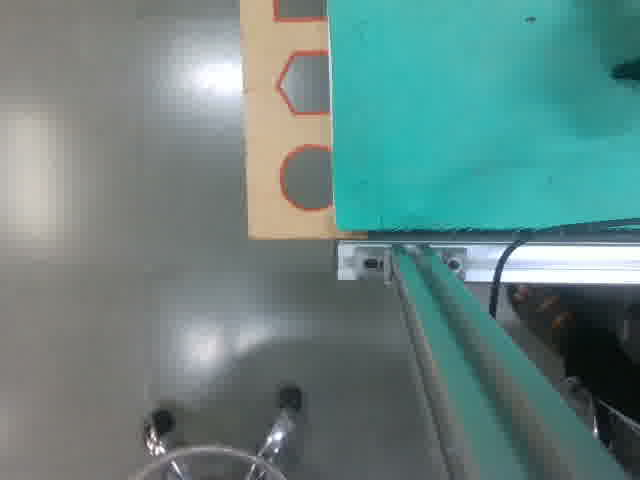
#> input picture T1 2/hw_test_output/_capture.jpg, 640 x 480 px
$ python -i hw_run.py   (imports and definitions only)   (older library calls are emulated)
#> lines starting #> are read from the running program, lines starting #| are printed output that depends on the picture; after the words box and inside, x2 and y2 are one past the last pixel; in counts of white or black regions, pixels touching at a corner belong together
### T1 2/src/control/gripper_guard.py
#!/usr/bin/env python3
"""
Gripper Guard & Slip/Drop Detection Engine for OpenMANIPULATOR-X.
Addresses Edge Cases:
  • EC-05: Object Slip / Drop during Transfer (User Case 1)
  • EC-08: Empty / False Grasp (Air Grasp)
  • EC-09: Socket Jamming / Edge Resistance during Insertion

Monitors proprioceptive motor feedback (position, current/load) in real-time.
"""

import os
import sys
import time
import math
from enum import Enum
from typing import Optional, Tuple, List, Callable, Dict

CUR_DIR = os.path.dirname(os.path.abspath(__file__))
T1_DIR = os.path.dirname(os.path.dirname(CUR_DIR))
SRC_DIR = os.path.dirname(CUR_DIR)
for p in [T1_DIR, SRC_DIR, CUR_DIR]:
    if p not in sys.path:
        sys.path.insert(0, p)

# DYNAMIXEL XM430-W350 Control Table & Gripper Characteristics
GRIPPER_ID = 15
ADDR_PRESENT_CURRENT = 126  # 2 bytes, signed, unit: ~2.69 mA
ADDR_PRESENT_POSITION = 132 # 4 bytes
ADDR_PRESENT_LOAD = 126     # Alias for current effort

# Encoder Count Thresholds for Gripper ID 15
OPEN_COUNT_NOMINAL   = 1700 # Fully open (~60 mm finger gap)
GRASP_MIN_COUNT      = 1920 # Minimum count where a peg can be engaged
GRASP_MAX_COUNT      = 2240 # Maximum count when holding a 40-50 mm peg
EMPTY_CLOSED_LIMIT   = 2310 # Counts above this indicate fingers closed on empty air

# Electrical Load Thresholds
CURRENT_UNIT_MA      = 2.69 # 1 raw unit = 2.69 mA on XM430-W350
MIN_HOLDING_CURRENT_MA = 25.0 # Minimum current drawn when holding a peg securely
MAX_IDLE_CURRENT_MA    = 15.0 # Current drawn when motor is unloaded / stationary in air

class GraspState(Enum):
    OPEN            = "open"             # Fingers open, no object engaged
    SECURE_HOLD     = "secure_hold"      # Peg firmly grasped between fingers
    EMPTY_AIR       = "empty_air"        # Grasp closed on thin air (missed peg)
    SLIPPED_DROPPED = "slipped_dropped"  # Peg was held, but slipped/dropped in transit

class PegDroppedException(Exception):
    """Raised immediately when an in-transit peg slip or drop is detected."""
    # [4 lines left out: function __init__, not called in this run]

class GripperGuard:
    # [126 lines left out: functions __init__, read_gripper_feedback, evaluate_grasp, monitor_transit_trajectory, generate_spiral_search_offsets, not called in this run]

### dump/T1/src/planning/workspace_analyzer.py
#!/usr/bin/env python3
"""
Workspace Analyzer & Reachability Recovery Engine for OpenMANIPULATOR-X.
Addresses Edge Case EC-06: Object Out of Reachable Workspace.

Provides:
  1. Instant reachability classification (Vertical, Angled, Sweep, Out-of-Bounds).
  2. Angled grasp trajectory solver (extends reach up to 290 mm).
  3. Inward rake/sweep trajectory generator (brings pegs from 290-340 mm into prime workspace).
  4. Precise reach deficit calculations for operator feedback.
"""

import math
import numpy as np
from enum import Enum
from typing import Tuple, Optional, List, Dict

import os
import sys

# Ensure T1 and T1/src are accessible on sys.path
CUR_DIR = os.path.dirname(os.path.abspath(__file__))
T1_DIR = os.path.dirname(os.path.dirname(CUR_DIR))
SRC_DIR = os.path.dirname(CUR_DIR)
for p in [T1_DIR, SRC_DIR, CUR_DIR]:
    if p not in sys.path:
        sys.path.insert(0, p)
#> further down, picture is the input picture: shape (480, 640, 3); mean B, G, R 130.3, 133, 103.4

try:
    from src.planning.kinematics import OpenManipulatorKinematics
except ImportError:
    try:
        from kinematics import OpenManipulatorKinematics
    except ImportError:
        from T1.src.planning.kinematics import OpenManipulatorKinematics

class ReachabilityStatus(Enum):
    REACHABLE_VERTICAL = "reachable_vertical"   # Prime workspace: strict vertical top-grasp (-90 deg)
    REACHABLE_ANGLED   = "reachable_angled"     # Extended workspace: angled pitch grasp (-85 to -45 deg)
    REACHABLE_SWEEP    = "reachable_sweep"      # Sweepable zone: rake/drag inward to prime workspace
    OUT_OF_BOUNDS      = "out_of_bounds"        # Beyond physical hardware arm limits

class WorkspaceAnalyzer:
    # Kinematic Radii (in mm from center of base joint 11)
    RADIUS_MIN = 95.0            # Inner collision boundary with robot body
    RADIUS_PRIME_MAX = 215.0     # Maximum radius for strictly vertical top-down grasp (-90 deg)
    RADIUS_ANGLED_MAX = 290.0    # Maximum radius for angled diagonal grasp
    RADIUS_SWEEP_MAX = 340.0     # Maximum radius where closed gripper can reach behind to sweep
    RADIUS_HARD_LIMIT = 380.0    # Theoretical full geometric arm extension (L1 + L2 + L3 + L4)

    # Safe Height Envelopes (in mm from mounting table surface)
    TABLE_Z_CLEARANCE = 15.0     # Minimum Z to avoid scraping table
    TRANSIT_Z_DEFAULT = 85.0     # Safe travel height
    PEG_TOP_Z_NOMINAL = 60.0     # Nominal top surface of 10 cm peg

    def __init__(self, kinematics: Optional[OpenManipulatorKinematics] = None):
        self.kin = kinematics or OpenManipulatorKinematics()

    def get_radius(self, x: float, y: float) -> float:
        """Returns horizontal cylindrical radius r = sqrt(x^2 + y^2)."""
        return float(np.sqrt(x**2 + y**2))

    # [104 lines left out: functions classify_target, solve_optimal_angled_grasp, generate_inward_sweep_trajectory, not called in this run]

### T1 2/src/vision/shape_detection.py
import cv2
import numpy as np
from dataclasses import dataclass
from typing import List, Tuple, Optional, Dict
from src.vision.synthetic_scene import CameraIntrinsics

@dataclass
class DetectedObject:
    shape: str              # "square", "triangle", "circle", "hexagon", or "unknown"
    color: str              # color name
    centroid_2d: Tuple[float, float] # (u, v) in pixels
    centroid_3d: Tuple[float, float, float] # (X, Y, Z) in mm (camera frame)
    yaw_deg: float          # Raw detected orientation in degrees [0, 360)
    contour: np.ndarray     # Contour points
    confidence: float       # Classification confidence [0.0 - 1.0]
    symmetry_order: int     # 1 for asymmetric, 3 for triangle, 4 for square, 6 for hex, 0 for circle

class ShapeDetector:
    """
    Classifies geometric shapes (Square, Triangle, Circle, Hexagon),
    estimates 3D centroids with depth-noise rejection, and computes
    orientation with rotational symmetry awareness.
    """
    def __init__(self, intrinsics: Optional[CameraIntrinsics] = None,
                 min_area: float = 400.0, max_area: float = 60000.0):
        self.intrinsics = intrinsics or CameraIntrinsics()
        self.min_area = min_area
        self.max_area = max_area

        # Symmetry orders for normalization
        self.symmetry_orders = {
            "circle": 0,    # Continuous rotational symmetry
            "square": 4,    # 90-degree symmetry
            "hexagon": 6,   # 60-degree symmetry
            "triangle": 3,  # 120-degree symmetry
            "unknown": 1
        }

    # [233 lines left out: functions _get_robust_depth_at_centroid, _estimate_orientation, classify_contour, detect_objects_in_mask, detect_sockets, calculate_minimal_rotation, not called in this run]

### T1/src/vision/synthetic_scene.py
import cv2
import numpy as np
from dataclasses import dataclass
from typing import List, Dict, Tuple, Optional

@dataclass
class ObjectPose:
    shape: str         # "square", "triangle", "circle", "hexagon"
    color: str         # "red", "green", "blue", "yellow"
    centroid_2d: Tuple[float, float] # (u, v) in pixels
    centroid_3d: Tuple[float, float, float] # (X, Y, Z) in mm (camera frame)
    yaw_deg: float     # Orientation in degrees
    is_socket: bool    # True for board socket, False for peg

class CameraIntrinsics:
    def __init__(self, fx=615.0, fy=615.0, cx=320.0, cy=240.0, width=640, height=480):
        self.fx = fx
        self.fy = fy
        self.cx = cx
        self.cy = cy
        self.width = width
        self.height = height

    # [12 lines left out: functions deproject_pixel_to_point, project_point_to_pixel, not called in this run]

class SyntheticSceneGenerator:
    """
    Generates synthetic RGB and 16-bit Depth frames of pegs and a socket board
    with ground-truth poses for validation prior to physical hardware testing.
    """
    # [170 lines left out: functions __init__, _get_regular_polygon_pts, generate_scene, not called in this run]

# [10 lines that do not run on import are left out]

### T1 2/hw_run.py
#!/usr/bin/env python3
"""
Integrated hardware pipeline that uses ffmpeg for camera capture
(works around macOS camera permission issues with OpenCV).

Run from terminal:
    cd "T1 2" && python hw_run.py
"""

import os, sys, cv2, time, math, json, subprocess, tempfile
import numpy as np

SCRIPT_DIR = os.path.dirname(os.path.abspath(__file__))
sys.path.insert(0, SCRIPT_DIR)

from src.control.dynamixel_wrapper import OpenManipulatorController
from src.control.gripper_guard import GripperGuard, GraspState
from src.planning.kinematics import OpenManipulatorKinematics
from src.planning.workspace_analyzer import WorkspaceAnalyzer, ReachabilityStatus
from src.vision.color_segmentation import ColorSegmenter
from src.vision.shape_detection import ShapeDetector, DetectedObject

# ─── Constants ────────────────────────────────────────────────────────
HOME_POSE = [0, 2048, 2048, 2048, 3130]
SIDE_PARK = [-1024, 2400, 1500, 2500, 3130]  # Swing away from board, folded compact
GRIPPER_OPEN = 1700
GRIPPER_CLOSE = 2200

OUTPUT_DIR = os.path.join(SCRIPT_DIR, "hw_test_output")
# [1 line not run here, left out]

import yaml
# [2 lines not run here, left out]

# [1 line that did not run here, left out]
# [1 line that did not run here, left out]
# [1 line that did not run here, left out]
# [1 line that did not run here, left out]
# [1 line that did not run here, left out]
# [1 line that did not run here, left out]
# [1 line that did not run here, left out]
# [1 line that did not run here, left out]
# [1 line that did not run here, left out]
# [1 line that did not run here, left out]


# ─── Camera via ffmpeg ────────────────────────────────────────────────

# [15 lines left out: function capture_frame, not called in this run]


# ─── Pixel ↔ Robot ────────────────────────────────────────────────────

def pixel_to_robot(u, v):
    x = (BASE_U - u) * SCALE
    y = (BASE_V - v) * SCALE
    return x, y

# [35 lines left out: functions robot_to_pixel, detect_pegs, not called in this run]


def detect_board_sockets(frame):
    """Detect socket cutouts on the wooden board.

    Strategy: find the board via wood + orange border colors combined,
    then find holes within it. Also try direct teal-hole detection as fallback.
    """
    hsv = cv2.cvtColor(frame, cv2.COLOR_BGR2HSV)
#> hsv: shape (480, 640, 3); mean H, S, V 71.5, 63, 135.9
    kernel = cv2.getStructuringElement(cv2.MORPH_RECT, (5, 5))
    kernel_sm = cv2.getStructuringElement(cv2.MORPH_RECT, (3, 3))

    # Wood color (beige/tan board surface)
    wood_mask = cv2.inRange(hsv, np.array([5, 20, 70]), np.array([40, 220, 255]))
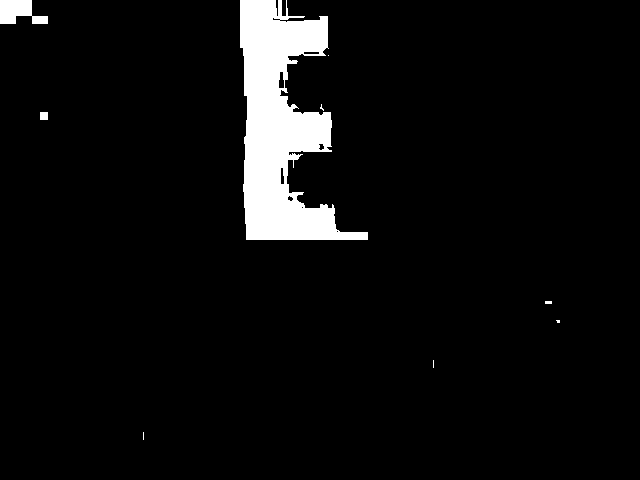
#> wood_mask: shape (480, 640); 5.4% white; 9 white regions (5 under 20 px), largest, box (x1, y1, x2, y2) and area: (240, 0, 368, 240) 15593, (0, 0, 48, 24) 768, (40, 112, 48, 120) 64, (545, 301, 552, 304) 21
    # Orange/red socket outlines on the board
    orange_mask = cv2.inRange(hsv, np.array([0, 80, 80]), np.array([15, 255, 255]))
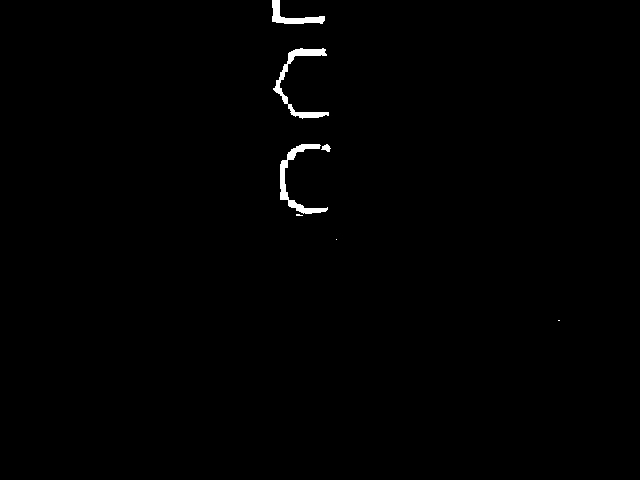
#> orange_mask: shape (480, 640); 0.64% white; 7 white regions (3 under 20 px), largest, box (x1, y1, x2, y2) and area: (273, 48, 329, 119) 739, (280, 144, 328, 214) 711, (272, 0, 325, 24) 449, (321, 144, 331, 152) 48
    orange_mask2 = cv2.inRange(hsv, np.array([165, 80, 80]), np.array([179, 255, 255]))
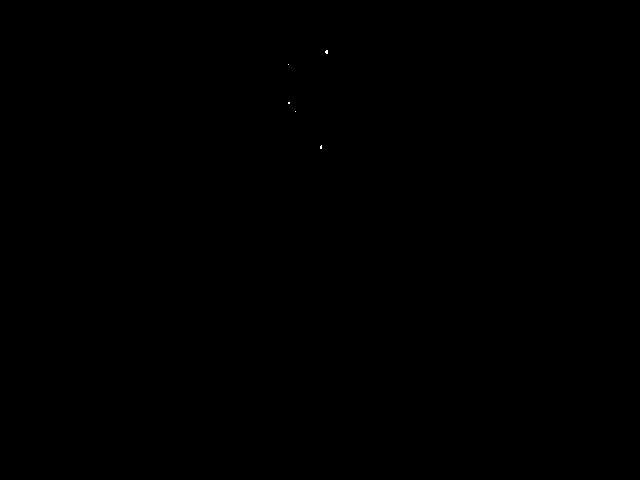
#> orange_mask2: shape (480, 640); 0.01% white in thin lines or dots, all inside (x1, y1, x2, y2) = (288, 50, 328, 149)
    # Combine: board = wood + orange borders
    board_mask = cv2.bitwise_or(wood_mask, orange_mask)
    board_mask = cv2.bitwise_or(board_mask, orange_mask2)
    board_mask = cv2.morphologyEx(board_mask, cv2.MORPH_CLOSE, kernel, iterations=4)
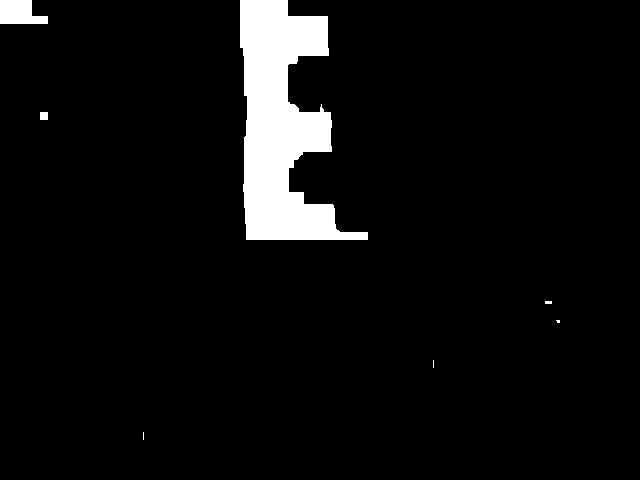
#> board_mask: shape (480, 640); 5.7% white; 7 white regions (3 under 20 px), largest, box (x1, y1, x2, y2) and area: (240, 0, 368, 240) 16471, (0, 0, 48, 24) 896, (40, 112, 48, 120) 64, (545, 301, 552, 304) 21
    board_mask = cv2.morphologyEx(board_mask, cv2.MORPH_OPEN, kernel, iterations=1)
#> board_mask: shape (480, 640); 5.7% white; 3 white regions

    cv2.imwrite(os.path.join(OUTPUT_DIR, "dbg_board_mask.jpg"), board_mask)

    # Find the board contour (largest combined region)
    contours, _ = cv2.findContours(board_mask, cv2.RETR_EXTERNAL, cv2.CHAIN_APPROX_SIMPLE)
#> contours = 3 contours; box (x1, y1, x2, y2) and area: (240, 0, 368, 240) 16016, (0, 0, 48, 24) 826, (40, 112, 48, 120) 49
    if not contours:
        print("    [board] No wood/orange regions found")
        return [], None

    # Filter to substantial regions only
    contours = [c for c in contours if cv2.contourArea(c) > 5000]
#> contours = 1 contour; box (x1, y1, x2, y2) and area: (240, 0, 368, 240) 16016
    if not contours:
        print("    [board] No large enough board region")
        return [], None

    board_cnt = max(contours, key=cv2.contourArea)
#> board_cnt = contour of 82 points, box (x1, y1, x2, y2) (240, 0, 368, 240), area 16016
    bx, by, bw, bh = cv2.boundingRect(board_cnt)
#> bx = 240; by = 0; bw = 128; bh = 240
    board_roi = (bx, by, bw, bh)
#> board_roi = (240, 0, 128, 240)
    board_area = cv2.contourArea(board_cnt)
#> board_area = 16016
    print(f"    [board] Found at ({bx},{by}) {bw}x{bh}, area={board_area}")
#|     [board] Found at (240,0) 128x240, area=16016.0

    if bw < 40 or bh < 40:
        return [], board_roi

    # Within board ROI, find holes (non-board areas = socket cutouts)
    board_region = board_mask[by:by+bh, bx:bx+bw]
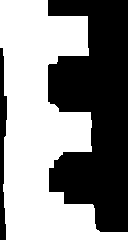
#> board_region: shape (240, 128); 53.6% white; 2 black regions, box (x1, y1, x2, y2) and area: (48, 0, 128, 232) 13364, (0, 48, 7, 240) 905
    holes = cv2.bitwise_not(board_region)

    # Remove border artifacts more aggressively
    border = max(10, bw // 20)
#> border = 10
    holes[:border, :] = 0
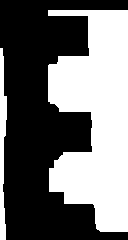
#> holes: shape (240, 128); 43.8% white; 2 white regions, box (x1, y1, x2, y2) and area: (48, 10, 128, 232) 12564, (0, 48, 7, 240) 905
    holes[-border:, :] = 0
    holes[:, :border] = 0
    holes[:, -border:] = 0
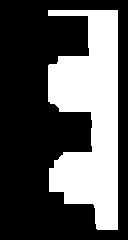
#> holes: shape (240, 128); 33.6% white; 1 white region, box (x1, y1, x2, y2) and area: (48, 10, 118, 230) 10307

    holes = cv2.morphologyEx(holes, cv2.MORPH_OPEN, kernel_sm, iterations=2)
    holes = cv2.morphologyEx(holes, cv2.MORPH_CLOSE, kernel, iterations=2)
#> holes: shape (240, 128); 33.6% white; 1 white region

    cv2.imwrite(os.path.join(OUTPUT_DIR, "dbg_holes_mask.jpg"), holes)

    cutout_contours, _ = cv2.findContours(holes, cv2.RETR_EXTERNAL, cv2.CHAIN_APPROX_SIMPLE)
#> cutout_contours = 1 contour; box (x1, y1, x2, y2) and area: (48, 10, 118, 230) 9970
    print(f"    [board] Found {len(cutout_contours)} raw cutout contours")
#|     [board] Found 1 raw cutout contours

    det = ShapeDetector(min_area=400, max_area=30000)
    sockets = []

    for cnt in cutout_contours:
        area = cv2.contourArea(cnt)
        if area < 400 or area > 30000:
            continue

        # Use enclosing circle ratio for shape classification
        (cx_e, cy_e), radius = cv2.minEnclosingCircle(cnt)
        circle_area = math.pi * radius * radius
        ratio = area / circle_area if circle_area > 0 else 0

        # Approximate polygon
        peri = cv2.arcLength(cnt, True)
        approx = cv2.approxPolyDP(cnt, 0.04 * peri, True)
        verts = len(approx)

        # Classify shape from ratio + vertices
        if ratio > 0.88:
            shape = "circle"
        elif verts == 3 or ratio < 0.55:
            shape = "triangle"
        elif verts == 4 or (0.55 <= ratio <= 0.78):
            shape = "square"
        elif verts == 6 or (0.78 < ratio <= 0.88):
            shape = "hexagon"
        else:
            shape = "circle" if ratio > 0.85 else "square"

        M = cv2.moments(cnt)
        if M["m00"] == 0:
            continue
        local_cx = M["m10"] / M["m00"]
        local_cy = M["m01"] / M["m00"]

        # Convert to global pixel coords
        gx = local_cx + bx
        gy = local_cy + by
        rx, ry = pixel_to_robot(gx, gy)

        yaw = 0.0
        try:
            yaw = det._estimate_orientation(cnt, shape, approx, local_cx, local_cy)
        except Exception:
            pass

        conf = min(1.0, ratio + 0.1) if shape == "circle" else 0.7
        print(f"    [socket] {shape:10s} area={area:.0f} ratio={ratio:.3f} verts={verts} px=({gx:.0f},{gy:.0f})")

        sockets.append({
            "shape": shape, "pixel": (gx, gy), "robot": (rx, ry),
            "yaw": yaw, "area": area, "confidence": conf,
            "contour": cnt + np.array([[bx, by]]),  # offset to global coords
        })
#> this loop made 1 pass
#> (area, cx_e, cy_e, radius, circle_area, ratio, peri, verts) on pass 1: (9970.5, 82.5, 119.5, 114.8, 41407.8, 0.241, 725.4, 7)
#> after the loop, sockets = []

    return sockets, board_roi


# ─── Arm Control ─────────────────────────────────────────────────────

# [307 lines left out: functions smooth_move, move_to_xyz, annotate, main, not called in this run]


# [2 lines not run here, left out]

>>> import cv2
>>> picture = cv2.imread('hw_test_output/_capture.jpg')
#> (the run stopped early here; a loop or call above may not have finished)

$ run again, on T1 2/hw_test_output/board_cutouts.jpg
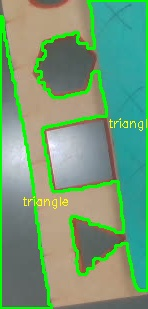
#> input picture T1 2/hw_test_output/board_cutouts.jpg, 148 x 309 px
#> picture is the input picture: shape (309, 148, 3); mean B, G, R 118.4, 156.3, 114.2
#> hsv: shape (309, 148, 3); mean H, S, V 58.7, 102.1, 165.8
#> in detect_board_sockets, `wood_mask = cv2.inRange(hsv, np.array([5, 20, 70]), np.array([40, 220,..`:
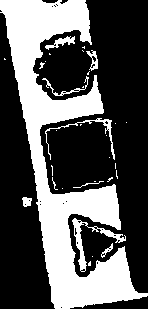
#> wood_mask: shape (309, 148); 34.9% white; 32 white regions (23 under 20 px), largest, box (x1, y1, x2, y2) and area: (0, 0, 148, 309) 14526, (72, 218, 126, 272) 492, (45, 118, 115, 160) 268
#> orange_mask: shape (309, 148); 4.3% white; 119 white regions (100 under 20 px), largest, box (x1, y1, x2, y2) and area: (96, 260, 126, 288) 404, (26, 0, 72, 17) 354, (53, 294, 89, 304) 151
#> orange_mask2: shape (309, 148); 0.07% white in thin lines or dots, all inside (x1, y1, x2, y2) = (53, 76, 116, 189)
#> in detect_board_sockets, `contours, _ = cv2.findContours(board_mask, cv2.RETR_EXTERNAL, cv2.CHAI..`: contours = 2 contours; box (x1, y1, x2, y2) and area: (0, 0, 148, 309) 21929, (109, 149, 114, 158) 32
#> in detect_board_sockets, `contours = [c for c in contours if cv2.contourArea(c) > 5000]`: contours = 1 contour; box (x1, y1, x2, y2) and area: (0, 0, 148, 309) 21929
#> board_cnt = contour of 211 points, box (x1, y1, x2, y2) (0, 0, 148, 309), area 21929
#> bx = 0; bw = 148; bh = 309
#> board_roi = (0, 0, 148, 309)
#> board_area = 21929
#|     [board] Found at (0,0) 148x309, area=21929.0
#> border = 10
#> in detect_board_sockets, `holes = cv2.morphologyEx(holes, cv2.MORPH_CLOSE, kernel, iterations=2)`:
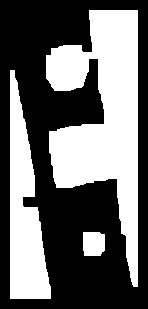
#> holes: shape (309, 148); 41.5% white; 3 white regions
#> cutout_contours = 3 contours; box (x1, y1, x2, y2) and area: (46, 10, 138, 287) 12626, (10, 70, 51, 299) 5161, (83, 232, 105, 256) 457
#|     [board] Found 3 raw cutout contours
#> the loop in detect_board_sockets, `for cnt in cutout_contours:` made 1 pass
#> (area, cx_e, cy_e, radius, circle_area, ratio, peri, approx) on pass 1: (457, 92.54, 243.1, 14.64, 673.3, 0.679, 84.49, [[83, 232], [84, 255], [100, 255], [104, 234]])
#> after the loop in detect_board_sockets, `for cnt in cutout_contours:`: sockets = []
